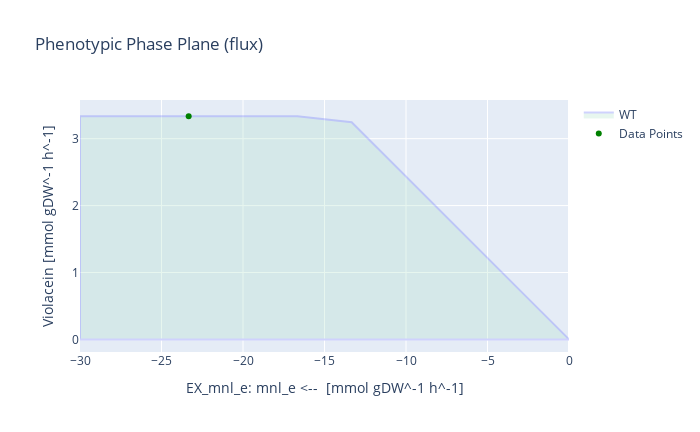

Notebook code for this chart:
### Code cell
# With D-mannitol as substrate
medium = model_M9_vio_fad.medium
with model_M9_vio_fad:
    medium['EX_glc__D_e'] = 0
    medium['EX_mnl_e'] = 10
    model_M9_vio_fad.medium = medium
    model_M9_vio_fad.objective = model_M9_vio_fad.reactions.Growth
    growth_rate = model_M9_vio_fad.optimize().objective_value
    model_M9_vio_fad.objective = model_M9_vio_fad.reactions.Violacein
    violacein_production = model_M9_vio_fad.optimize().objective_value
    violacein_mnl_yield = violacein_production / (-1*model_M9_vio_fad.reactions.EX_mnl_e.flux)
    
    print('Growth rate for V. natriegens [h^-1]:', growth_rate)
    print('Max. violacein production [mmol gDW^-1 h^-1]:', violacein_production)
    print('Theoretical maximum yield [mmol_vio / mmol_mnl]:', violacein_mnl_yield)
    
    model_M9_vio_fad.reactions.EX_mnl_e.bounds = -30,0
    result = phenotypic_phase_plane(model_M9_vio_fad, 
                                variables=[model_M9_vio_fad.reactions.EX_mnl_e],
                                objective=model_M9_vio_fad.reactions.Violacein,
                                points=10)
    x = result.data_frame.EX_mnl_e[result.data_frame.objective_upper_bound.idxmax()]
    y = result.data_frame.objective_upper_bound[result.data_frame.objective_upper_bound.idxmax()]
    result.plot(plotter, points=[(x,y)], points_colors=["green"])
    print("The optimal glucose uptake for Violacein flux is:", result.data_frame.EX_mnl_e[result.data_frame.objective_upper_bound.idxmax()])

### Figure 1 — Plotly figure (JSON) as saved in the notebook; plotly's stock layout.template omitted (floating-point values rounded to 4 significant figures)
{"data": [{"fill": "toself", "fillcolor": "#B3E2CD", "hoverinfo": "none", "marker": {"line": {"color": "#B3E2CD"}, "opacity": 0.3}, "mode": "lines", "name": "WT", "opacity": 0.3, "type": "scatter", "x": [-30, -26.67, -23.33, -20, -16.67, -13.33, -10, -6.667, -3.333, 0, 0, -3.333, -6.667, -10, -13.33, -16.67, -20, -23.33, -26.67, -30, -30, -30], "y": [0, 8.882e-16, -3.109e-15, -4.441e-16, 0, 0, 0, 6.661e-16, 1.11e-16, 0, 0, 0.8111, 1.622, 2.433, 3.244, 3.333, 3.333, 3.333, 3.333, 3.333, 0, 3.333]}, {"marker": {"color": ["green"]}, "mode": "markers", "name": "Data Points", "type": "scatter", "x": [-23.33], "y": [3.333]}], "layout": {"height": 432, "title": {"text": "Phenotypic Phase Plane (flux)"}, "width": 700, "xaxis": {"autorange": true, "range": [-30, 0], "title": {"text": "EX_mnl_e: mnl_e <--  [mmol gDW^-1 h^-1]"}, "type": "linear"}, "yaxis": {"autorange": true, "range": [-0.1883, 3.578], "title": {"text": "Violacein [mmol gDW^-1 h^-1]"}, "type": "linear"}}}
